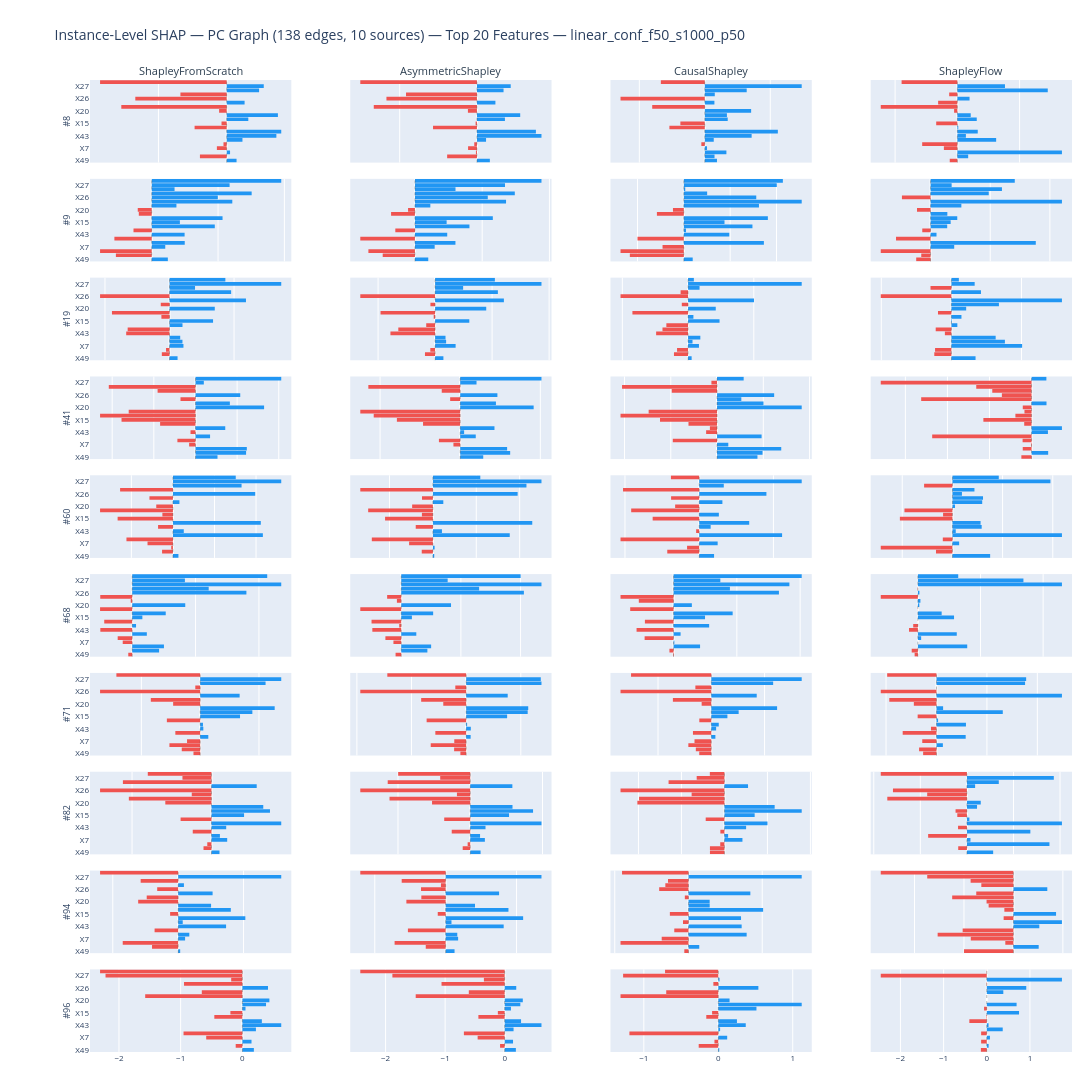

Here is the notebook cell this chart was saved with:
### Markdown cell above
## 7. Instance-Level SHAP Values

Select `N_INSTANCES` random test instances and compare the per-feature SHAP values across methods for the **globally-ranked top features**.

| Axis | Meaning |
|------|---------|
| **Rows** | individual test instances |
| **Columns** | Shapley methods |
| **Bars** | SHAP value per feature (🔵 positive contribution, 🔴 negative contribution) |

Feature order is fixed to the global importance ranking (most important at top). This makes it easy to spot how attributions shift across instances and methods.

### Code cell
# ── Instance-Level Config ─────────────────────────────────────────────────
N_INSTANCES = 10
_rng = np.random.default_rng(seed=42)
instance_idx = sorted(_rng.choice(len(x_test), size=N_INSTANCES, replace=False).tolist())
print(f"Selected {N_INSTANCES} instances (seed=42): {instance_idx}")


def plot_instance_shap_pc(features=None):
    """
    Instance-level horizontal bar charts for PC-graph methods.

    Parameters
    ----------
    features : list of str, optional
        Feature names to display per instance. Defaults to top-N by Scratch.

    Examples
    --------
    >>> plot_instance_shap_pc()                      # default: top-N by Scratch
    >>> plot_instance_shap_pc(['X0', 'X5', 'X12'])   # specific features
    """
    feat_idx, feat_labels = _resolve_features(features)
    title_tag = f"Top {N_TOP_FEATURES}" if features is None else f"{len(feat_labels)}"
    fig = make_instance_shap_figure(
        methods        = PC_SCATTER_METHODS,
        col_labels     = COL_LABELS,
        feature_idx    = feat_idx,
        feature_labels = feat_labels,
        instance_idx   = instance_idx,
        shap_data      = shap_data,
        title          = (
            f"Instance-Level SHAP — PC Graph ({pc_edges} edges, {pc_sources} sources) — "
            f"{title_tag} Features — {DATASET}"
        ),
    )
    fig.show()
    return fig


# Default: top-N by Scratch
fig_instance_pc = plot_instance_shap_pc()
